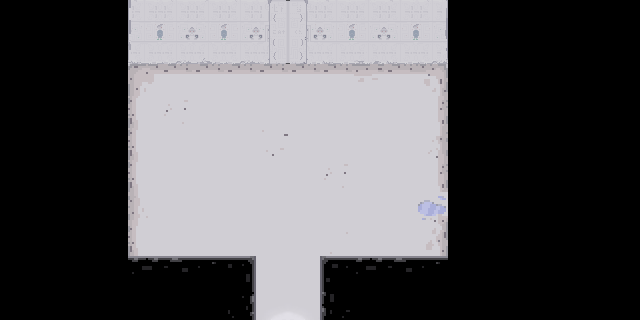

This is a level from a 2D game, rendered from its Tiled map with the project's own tilesets. A one-line summary and the map file follow, with tile-layer data summarised:
An orthogonal 20x10 tile map with 32x32 px tiles, 5 tile layers (Grundebene, Details, PuzzleTextures, Wand, ...) and 22 objects (doorBottom, doorUp, Rock4, Rock3, Rock2, ...).

<map version="1.0.0" orientation="orthogonal" renderorder="right-down" width="20" height="10" tilewidth="32" tileheight="32" nextobjectid="47">
 <tileset firstgid="1" source="finalTileset.tsx" />
 <layer name="Grundebene" width="20" height="10">
  <data>[200 cells, 110 non-empty, 38 distinct tile ids]</data>
 </layer>
 <layer name="Details" width="20" height="10">
  <data>[200 cells, 8 non-empty, 6 distinct tile ids]</data>
 </layer>
 <layer name="PuzzleTextures" width="20" height="10">
  <data>[200 cells, 0 non-empty, 0 distinct tile ids]</data>
 </layer>
 <layer name="Wand" width="20" height="10">
  <data>[200 cells, 90 non-empty, 16 distinct tile ids]</data>
 </layer>
 <layer name="Hidden" width="20" height="10">
  <data>[200 cells, 60 non-empty, 1 distinct tile ids]</data>
 </layer>
 <objectgroup name="StaticCollisions">
  <object id="33" x="448" y="160">
   <polyline points="0,0 0,-160 -320,-160 -320,96 -192,96 -192,160 -128,160 -128,96 0,96 0,64" />
  </object>
  <object id="34" x="448" y="160">
   <polyline points="0,0 32,0 32.5,-107 160,-107 160,64 0,64" />
  </object>
  <object id="44" x="480" y="160">
   <polyline points="0,0 0,22.5 -31.5,21.5 -32,0" />
  </object>
  <object id="45" x="480" y="64">
   <polyline points="0,0 32,0 31.5,39.5 1,39.5" />
  </object>
  <object id="46" x="608" y="64">
   <polyline points="0,0 -32,0 -31.5,40 0,40" />
  </object>
 </objectgroup>
 <objectgroup name="Sensor">
  <object id="11" name="doorBottom" x="263.727" y="314.546" width="53.0455" height="2" />
  <object id="12" name="doorUp" x="275.614" y="3.45446" width="23.6364" height="3.63636" />
 </objectgroup>
 <objectgroup name="InteractiveObjects">
  <object id="3" name="Rock4" x="275.025" y="191.683" width="32" height="22" />
  <object id="4" name="Rock3" x="198" y="191.683" width="32" height="22" />
  <object id="5" name="Rock2" x="275.025" y="107" width="32" height="22" />
  <object id="6" name="Rock1" x="198" y="107" width="32" height="22" />
  <object id="7" name="Hole3" x="331" y="73" width="32" height="22" />
  <object id="8" name="Hole2" x="144" y="73" width="32" height="22" />
  <object id="9" name="Hole1" x="331" y="224" width="32" height="22" />
  <object id="10" name="Hole4" x="144" y="224" width="32" height="22" />
  <object id="27" name="Door" x="256" y="256" width="64" height="32" />
  <object id="40" name="HiddenDoor" x="448" y="160" width="32" height="64" />
 </objectgroup>
 <objectgroup name="Collectibles">
  <object id="31" name="Coll2" x="528.75" y="99.5" width="8" height="8" />
  <object id="35" name="Coll1" x="439" y="250.5" width="8" height="8" />
  <object id="36" name="Coll3" x="571.75" y="147" width="8" height="8" />
 </objectgroup>
 <objectgroup name="PlayerSpawnpoints">
  <object id="1" name="spawnBottomDoor" x="285.752" y="235.332" width="3.75399" height="3.94169" />
  <object id="2" name="spawnUpperDoor" x="286.013" y="72.7118" width="4.3171" height="4.12939" />
 </objectgroup>
</map>
